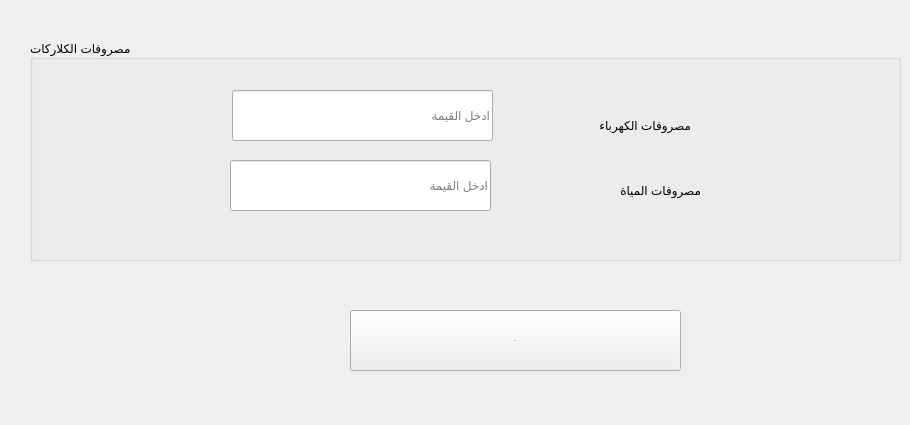
    <widget class="QWidget" name="tab_9">
     <attribute name="title">
      <string>الكهرباء والمياة</string>
     </attribute>
     <widget class="QPushButton" name="btn_save_7">
      <property name="geometry">
       <rect>
        <x>350</x>
        <y>310</y>
        <width>331</width>
        <height>61</height>
       </rect>
      </property>
      <property name="font">
       <font>
        <pointsize>-1</pointsize>
       </font>
      </property>
      <property name="toolTip">
       <string>اضغط لحفظ البيانات</string>
      </property>
      <property name="text">
       <string>حفظ</string>
      </property>
     </widget>
     <widget class="QGroupBox" name="groupBox_17">
      <property name="geometry">
       <rect>
        <x>30</x>
        <y>40</y>
        <width>871</width>
        <height>221</height>
       </rect>
      </property>
      <property name="title">
       <string>مصروفات الكلاركات</string>
      </property>
      <widget class="QLabel" name="label_30">
       <property name="geometry">
        <rect>
         <x>520</x>
         <y>130</y>
         <width>151</width>
         <height>41</height>
        </rect>
       </property>
       <property name="text">
        <string>مصروفات المياة</string>
       </property>
      </widget>
      <widget class="QLineEdit" name="le_water_water_value">
       <property name="geometry">
        <rect>
         <x>200</x>
         <y>120</y>
         <width>261</width>
         <height>51</height>
        </rect>
       </property>
       <property name="placeholderText">
        <string>ادخل القيمة</string>
       </property>
      </widget>
      <widget class="QLineEdit" name="le_elctric_value">
       <property name="geometry">
        <rect>
         <x>202</x>
         <y>50</y>
         <width>261</width>
         <height>51</height>
        </rect>
       </property>
       <property name="placeholderText">
        <string>ادخل القيمة</string>
       </property>
      </widget>
      <widget class="QLabel" name="label_29">
       <property name="geometry">
        <rect>
         <x>520</x>
         <y>60</y>
         <width>141</width>
         <height>51</height>
        </rect>
       </property>
       <property name="text">
        <string>مصروفات الكهرباء</string>
       </property>
      </widget>
     </widget>
     <widget class="QLabel" name="label_139">
      <property name="geometry">
       <rect>
        <x>380</x>
        <y>400</y>
        <width>291</width>
        <height>16</height>
       </rect>
      </property>
      <property name="text">
       <string/>
      </property>
     </widget>
    </widget>
